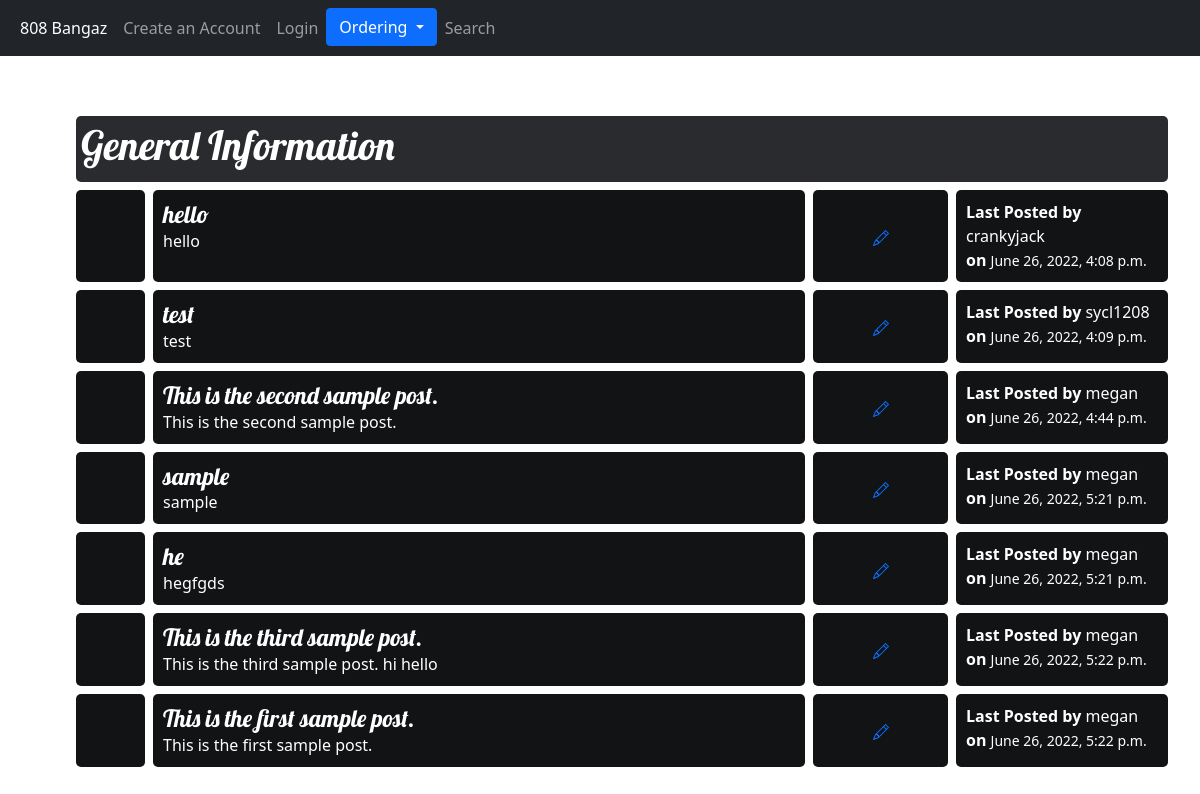
Before: / with the older database file.
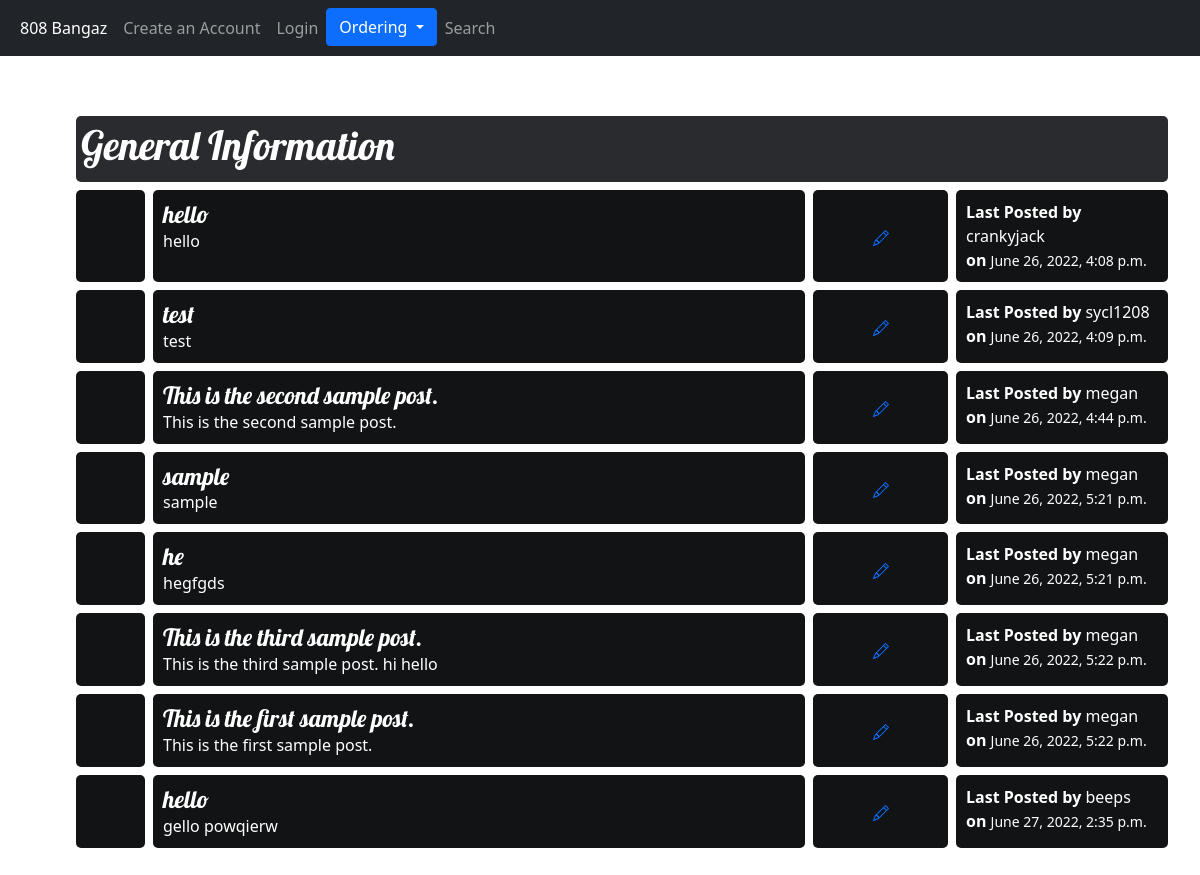
After: the same page with the newer database file.
### blogs/models.py (models this page shows, shortened)
class Post(models.Model):
    author = models.ForeignKey(settings.AUTH_USER_MODEL, on_delete=models.CASCADE)
    title = models.CharField(max_length=200)
    text = models.TextField()
    created_date = models.DateTimeField(default=timezone.now)
    published_date = models.DateTimeField(blank=True, null=True)

### blogs/views.py (the view)
# urls.py: path('', views.post_list, name='post_list'),
def post_list(request):
    posts = Post.objects.filter(published_date__lte=timezone.now()).order_by('published_date')
    return render(request, 'blogs/post_list.html', {'posts': posts})

### blogs/templates/blogs/post_list.html (shortened to what this page needs)
{% extends 'blogs/base.html' %}
{% load static %}
{% block content %}
    {% for post in posts %}
        <article class ="post">
            <div class = "subforum-row">
                <div class = "subforum-column center">
            </div>
            <div class = "subforum-description subforum-column">
                <h4 style = "color:white"> {{post.title}} </h4>
                <p style = "color:white"> {{post.text}}</p>
            </div>
            <div class="subforum-stats subforum-column center" style = "color:blue">
                <a href="{% url 'post_edit' pk=post.pk %}">
                </a>
            </div>
            <div class = "subforum-info subforum-column">
                <b style = "color:white"> Last Posted by </b> <a style = "color:white"> {{post.author}}</a>
                <br> <b style = "color:white"> on </b> <small> <time class = "time" style = "color:white"> {{post.published_date}} <time> </small>
            </div>
        </div>
        </article>
    {% endfor %}
{% endblock %}

Changed rows visible on the page:
added Post: title "hello", text "gello powqierw", author "beeps", published_date "June 27, 2022, 2:35 p.m."
